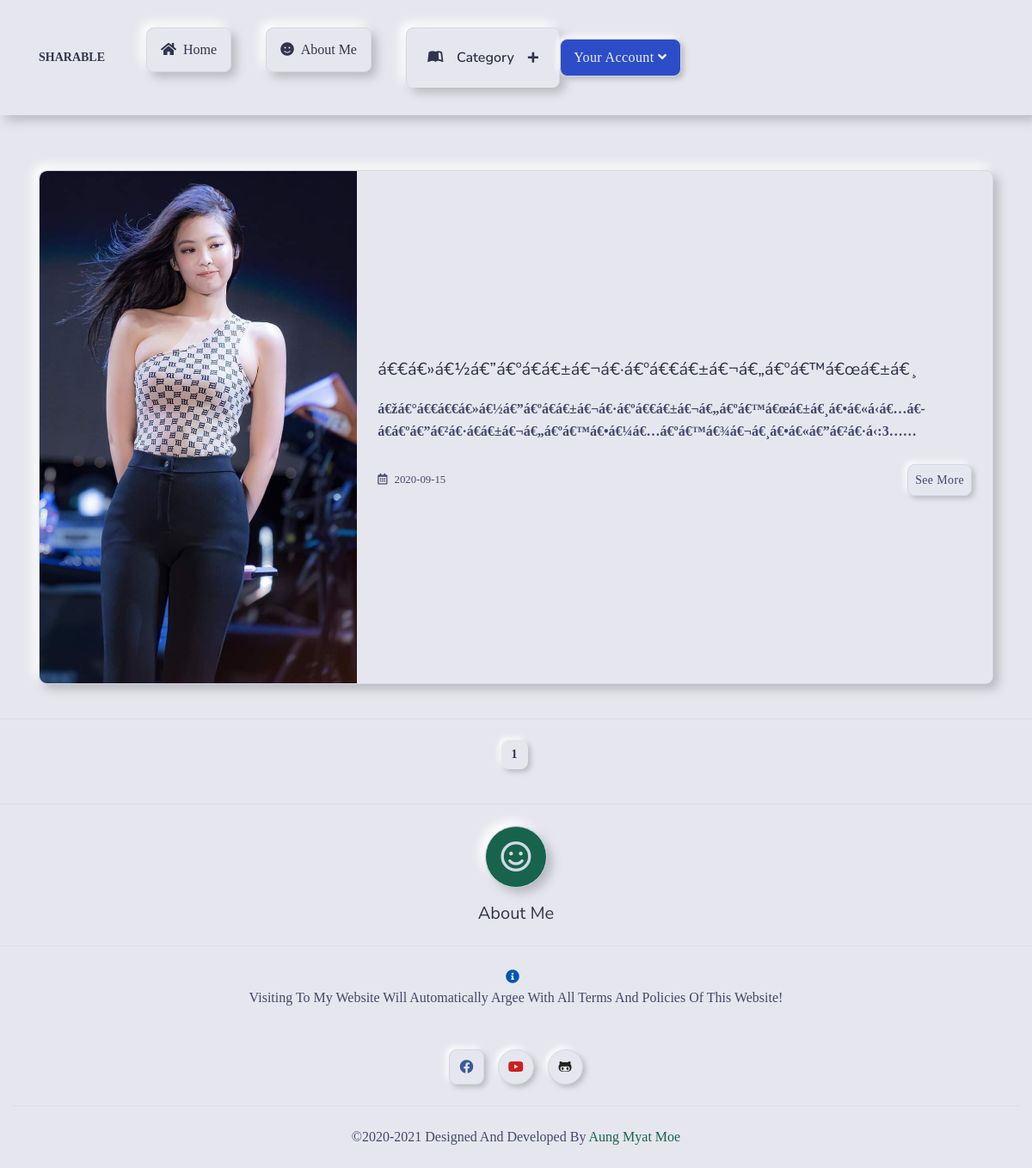
The page / on the database its author committed.
### tables this page shows
CREATE TABLE `post` (
  `id` int(11) NOT NULL,
  `catid` int(11) NOT NULL DEFAULT 1,
  `title` varchar(255) NOT NULL,
  `imgpath` varchar(255) NOT NULL,
  `sometext` text NOT NULL,
  `content` text NOT NULL,
  `created_at` datetime NOT NULL DEFAULT current_timestamp()
);

### app/libs/Controller.php (called while the page is built, shortened)
<?php
class Controller{
  function view($view,$data=[]){
    require_once '../app/views/'.$view.'.php';
  }
  function model($model){
    return new $model;
  }
}
?>

### app/controller/Home.php (called while the page is built, shortened)
<?php
class Home extends Controller {
  function __construct() {
    $this->postModel = $this->model("PostModel");
    $this->catModel = $this->model("CategoryModel");
  }
  function index($params = []) {
    $data = [
      'posts'=>'',
      'cats'=>'',
      'postcount'=>''
      ];
      $data['postcount'] = $this->postModel->showPostCount();
      $data['posts'] = $this->postModel->showAllPost($params[0]);
      $data['cats'] = $this->catModel->showAllCategory();
    $this->view('public/home',$data);
  }
}
?>

### app/libs/Core.php (called while the page is built, shortened)
<?php
class Core {
  private $methodName = "index";
  function __construct() {
    $this->getUrl();
  }
  function getUrl() {
    $url = isset($_SERVER['REQUEST_URI']) ? rtrim($_SERVER['REQUEST_URI'], '/') : '';
    $url = explode('/', $url);
    unset($url[0]);
    unset($url[1]);
    $url = array_values($url);
    $this->className = new $this->className;
    $this->params = !empty($url) ? array_values($url) : [];
    call_user_func([$this->className, $this->methodName], $this->params);
  }
}
?>

### public/index.php (called while the page is built, shortened)
<?php
require_once '../app/config/message.php';
new Core();
?>

### app/config/message.php (called while the page is built, shortened)
<?php
function getSession(){
  if(isset($_SESSION['user'])){
    return $_SESSION['user'];
  }else{
    return false;
  }
}
?>

### app/libs/Database.php (called while the page is built, shortened)
<?php
class Database {
  private $dbh;
  private $stmt;
  private $hostName = HOST_NAME;
  private $userName = USERNAME;
  private $userPass = USERPASS;
  private $dbName = DB_NAME;
  function __construct() {
    try {
      $this->dbh = new PDO("mysql:host=".$this->hostName.";dbname=".$this->dbName, $this->userName, $this->userPass);
      $this->dbh->setAttribute(PDO::ATTR_ERRMODE,PDO::ERRMODE_EXCEPTION);
    }catch(Exception $e) {
      echo $e->getMessage();
    }
  }
  function query($qry) {
    $this->stmt = $this->dbh->prepare($qry);
  }
  function execute(){
    return $this->stmt->execute();
  }
  function multiSet(){
    $this->execute();
    return $this->stmt->fetchAll(PDO::FETCH_OBJ);
  }
}
?>

### app/models/PostModel.php (called while the page is built, shortened)
<?php
class PostModel {
  private $db;
  function __construct() {
    $this->db = new Database;
  }
  function showAllPost($count) {
    if(empty($count)){
      $id = 0;
    }else {
          $id = $count;
    }
    $this->db->query("SELECT * FROM post ORDER BY id DESC LIMIT $id,10");
    return $this->db->multiSet();
  }
  function showPostCount() {
    $this->db->query("SELECT * FROM post ORDER BY id DESC");
    return $this->db->multiSet();
  }
}
?>

### app/views/posts/upost.php (the view, shortened to what this page needs)
<div class="container">
  <div class="row">
    <? foreach ($data['posts'] as $post): ?>
        <div class="col-md-12 my-3">
      <div class="card bg-primary shadow-soft border-light">
        <div class="row no-gutters align-items-center">
          <div class="col-md-4">
            <img src="<? echo URLROOT.'uploads/'.$post->imgpath; ?>" class="card-img rounded-left" alt="Artist desk">
          </div>
          <div class="col-md-8">
            <div class="card-body">
              <a href="#"><h3 class="h5 card-title"><? echo $post->title; ?></h3></a>
              <p class="card-text mb-4">
                <strong>
                <? $str = $post->sometext;
              $str = wordwrap($str,300);
              $str = explode("\n",$str);
              $str = $str[0].'……';
              echo $str;
                ?>
                </strong>
              </p>
              <div class="d-flex justify-content-between align-items-center">
                <span class="card-text small"><span class="far fa-calendar-alt mr-2"></span><? $ca = $post->created_at;
                $ca = explode(" ",$ca);
                echo $ca[0];
                ?></span>
                <a href="<? echo URLROOT.'post/detail/'.$post->id; ?>" class="btn btn-sm">See More</a>
              </div>
            </div>
          </div>
        </div>
      </div>
    </div>
    <? endforeach; ?>
  </div>
</div>

### app/views/ini/css.php (shortened to what this page needs)
<!DOCTYPE html>
<head>
<link type="text/css" href="<?php echo URLROOT.'vendor/@fortawesome/fontawesome-free/css/all.min.css'; ?>" rel="stylesheet">
<link type="text/css" href="<?php echo URLROOT.'css/neumorphism.css'; ?>" rel="stylesheet">
<link type="text/css" href="<?php echo URLROOT.'css/font.css'; ?>" rel="stylesheet">
</head>
<body>

### app/views/ini/navbar.php (shortened to what this page needs)
<nav class="navbar navbar-expand-lg navbar-transparent navbar-light shadow-soft navbar-theme-primary mb-5">
  <div class="container position-relative">
    <a class="navbar-brand mr-lg-5" href="<?php echo URLROOT.'0'; ?>">
      Sharable
    </a>
    <div class="navbar-collapse collapse" id="navbar-default-primary">
      <ul class="navbar-nav navbar-nav-hover align-items-lg-center">
        <div class="nav-wrapper position-relative">
          <ul class="nav nav-pills nav-fill flex-column flex-md-row">
            <li class="nav-item">
              <a class="nav-link  text-dark mb-sm-3 mb-md-0" href="<? echo URLROOT.'0'; ?>"><span class="icon-success"><span class="fa fa-home mr-2"></span>Home</span></a>
            </li>
            <li class="nav-item">
              <a class="nav-link  text-dark mb-sm-3 mb-md-0" href="<? echo URLROOT.'user/about'; ?>"><span class="icon-success"><span class="fa fa-smile mr-2"></span>About Me</span></a>
            </li>
            <div class="accordion shadow-soft rounded">
              <div class="card card-sm card-body bg-primary border-light mb-0 rounded">
                <a href="#panel-4" data-target="#panel-4" class="accordion-panel-header" data-toggle="collapse" role="button" aria-expanded="false" aria-controls="panel-1">
                  <span class="icon-title h6 mb-0 font-weight-bold"><span class="fab fa-leanpub"></span>Category</span>
                  <span class="icon"><span class="fas fa-plus"></span></span>
                </a>
              </div>
            </ul>
          </div>
          <div class="dropdown">
            <? if (getSession()): ?>
            <button class="btn btn-block btn-secondary" type="button" id="dropdownMenuButton" data-toggle="dropdown" aria-haspopup="true" aria-expanded="false">
              <? echo getSession()->username; ?>
              <i class="fas fa-angle-down nav-link-arrow"></i>
            </button>
            <?php else : ?>
            <button class="btn btn-block btn-secondary" type="button" id="dropdownMenuButton" data-toggle="dropdown" aria-haspopup="true" aria-expanded="false">
              Your Account
              <i class="fas fa-angle-down nav-link-arrow"></i>
            </button>
            <? endif; ?>
          </div>
        </ul>
      </div>
    </div>
</nav>

### app/views/public/home.php (shortened to what this page needs)
<?php
require_once APPROOT.'/views/ini/css.php';
?>
<?php
require_once APPROOT.'/views/ini/navbar.php';
require_once APPROOT.'/views/posts/upost.php';
?>
<hr>
<?
require_once APPROOT.'/views/ini/pagination.php';
?>
<hr>
    <div class="col-12">
        <div class="text-center">
            <div class="icon icon-shape-lg shadow-inset border border-light rounded-circle">
              <a href="<? echo URLROOT.'user/about';  ?>">
                                <span class="icon icon-md icon-shape-sm shadow-soft border border-light rounded-circle bg-success text-light"><span class="far fa-smile"></span></span>
              </a>
            </div>
            <h3 class="h5 my-3">About Me</h3>
        </div>
    </div>
<hr>
<div class="container text-center">
  <i class="fa fa-info-circle mr-2 text-info"></i><br>
 Visiting To My Website Will Automatically Argee With All Terms And Policies Of This Website!
</div>
<?
  require_once APPROOT.'/views/ini/footer.php';
  require_once APPROOT.'/views/ini/js.php';
  ?>

### app/views/ini/pagination.php (shortened to what this page needs)
<div class="container">
<div class="row justify-content-center">
    <nav aria-label="Blog page navigation">
    <ul class="pagination">
      <?php
      $count = count($data['postcount']);
      $t = '';
      for ($i = 0; $i <= $count; $i += 10) {
        $t++;
        ?>
        <li class="page-item">
          <a class="page-link" href="<? echo URLROOT.$i; ?>"><?php echo $t; ?></a>
        </li>
        <?php
      }
        ?>
      </ul>
    </nav>
</div>
  </div>

### app/views/ini/footer.php
<footer class="container-fluid my-5 text-center">
  <div class="container">
  <div class="col-md-12  d-flex justify-content-center">
      <button class="btn btn-icon-only btn-facebook mr-3" type="button" aria-label="facebook button" title="facebook button">
    <span aria-hidden="true" class="fab fa-facebook"></span>
</button>
<button class="btn btn-icon-only btn-pill btn-youtube mr-3" type="button" aria-label="youtube button" title="youtube button">
    <span aria-hidden="true" class="fab fa-youtube"></span>
</button>
<a href="https://www.github.com/amm834"><button class="btn btn-icon-only btn-pill btn-github" type="button" aria-label="github button" title="github button">
    <span aria-hidden="true" class="fab fa-github-alt"></span>
</button></a>
  </div>
</div>
<hr>
&copy;2020-2021 Designed And Developed By <span class="text-success">Aung Myat Moe</span>
</footer>

### app/views/ini/js.php (shortened to what this page needs)
</body>
</html>

### rows shown on the page
post: imgpath (picture), title "á€€á€»á€½á€”á€ºá€á€±á€¬á€·á€ºá€€á€±á€¬á€„á€ºá€™á€œá€±á€¸", sometext "á€žá€°á€€á€€á€»á€½á€”á€ºá€á€±á€¬á€·á€ºá€€á€±á€¬á€„á€ºá€™á€œá€±á€¸á€•á€«á‹á€…á€­á€á€ºá€”á€²á€·á€á€±á€¬á€„á€ºá€™á€•á€¼á€…á€ºá€™á€¾á€¬á€¸á€•á€«á€”á€²á€·á‹:3……", created_at "2020-09-15"
